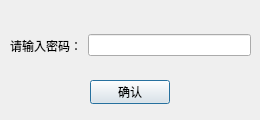
<?xml version="1.0" encoding="UTF-8"?>
<ui version="4.0">
 <class>PasswordDialog</class>
 <widget class="QDialog" name="PasswordDialog">
  <property name="geometry">
   <rect>
    <x>0</x>
    <y>0</y>
    <width>260</width>
    <height>120</height>
   </rect>
  </property>
  <property name="windowTitle">
   <string>Dialog</string>
  </property>
  <widget class="QPushButton" name="pushButton">
   <property name="geometry">
    <rect>
     <x>90</x>
     <y>80</y>
     <width>80</width>
     <height>24</height>
    </rect>
   </property>
   <property name="text">
    <string>确认</string>
   </property>
  </widget>
  <widget class="QWidget" name="">
   <property name="geometry">
    <rect>
     <x>10</x>
     <y>30</y>
     <width>241</width>
     <height>31</height>
    </rect>
   </property>
   <layout class="QHBoxLayout" name="horizontalLayout">
    <item>
     <widget class="QLabel" name="label">
      <property name="styleSheet">
       <string notr="true">font: 11pt &quot;新宋体&quot;;</string>
      </property>
      <property name="text">
       <string>请输入密码：</string>
      </property>
     </widget>
    </item>
    <item>
     <widget class="QLineEdit" name="lineEdit">
      <property name="text">
       <string/>
      </property>
     </widget>
    </item>
   </layout>
  </widget>
 </widget>
 <resources/>
 <connections/>
</ui>
